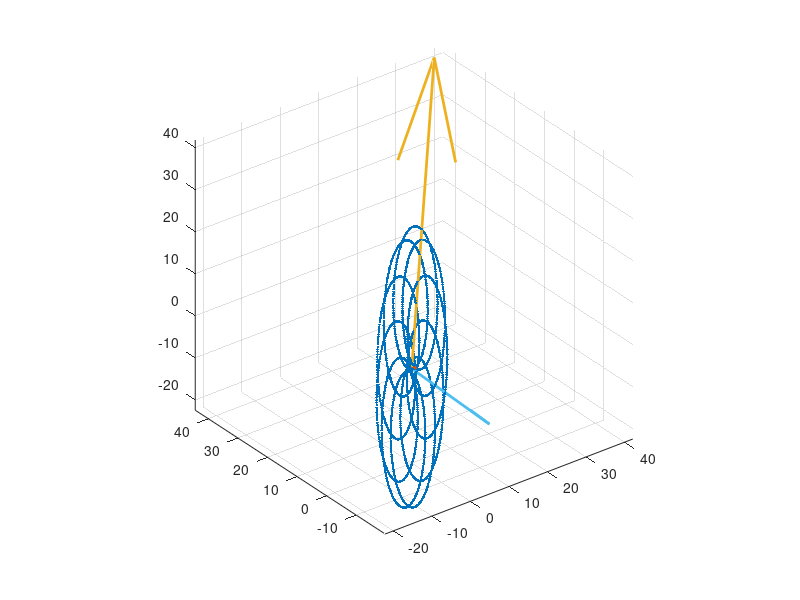

Source code (MATLAB):
N = 2000;

t=(0:1999)*1e-8;
x_1= 10*sin(1e7*t)+10*sin(1e6*t);
x_2= 10*sin(1e7*t-pi/6)+10*sin(1e6*t-pi/8);
x_3= 10*sin(1e7*t-pi/3)+10*sin(1e6*t-pi/4);

sigma =0;

x = x_1+sigma.*randn(1,N);
y = x_2+sigma.*randn(1,N);
z = x_3+sigma.*randn(1,N);

A = [x;y;z];




Rxx = A*A'./(N-1);
[V,D] = eig(Rxx);

figure(1)
plot3(A(1,:),A(2,:),A(3,:),'.');grid on;axis equal;hold on;

quiver3(0,0,0,V(1,1).*sqrt(D(1,1)).*5,V(2,1).*sqrt(D(1,1)).*5,V(3,1).*sqrt(D(1,1)).*5,'LineWidth',2)
quiver3(0,0,0,V(1,2)*sqrt(D(2,2)).*5,V(2,2)*sqrt(D(2,2)).*5,V(3,2)*sqrt(D(2,2)).*5,'LineWidth',2)
quiver3(0,0,0,V(1,3)*sqrt(D(3,3)).*5,V(2,3)*sqrt(D(3,3)).*5,V(3,3)*sqrt(D(3,3)).*5,'LineWidth',2)
hold off